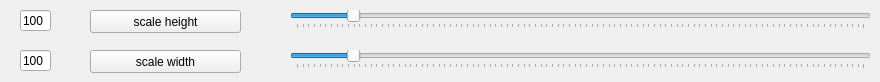
     <widget class="QWidget" name="tab_26">
      <attribute name="title">
       <string>scale</string>
      </attribute>
      <widget class="QPushButton" name="variousHeightButton">
       <property name="geometry">
        <rect>
         <x>90</x>
         <y>10</y>
         <width>151</width>
         <height>23</height>
        </rect>
       </property>
       <property name="text">
        <string>scale height</string>
       </property>
      </widget>
      <widget class="QLineEdit" name="variousHeightBox">
       <property name="geometry">
        <rect>
         <x>20</x>
         <y>10</y>
         <width>31</width>
         <height>21</height>
        </rect>
       </property>
       <property name="text">
        <string>100</string>
       </property>
      </widget>
      <widget class="QSlider" name="hSlider_variousHeight">
       <property name="geometry">
        <rect>
         <x>290</x>
         <y>10</y>
         <width>581</width>
         <height>19</height>
        </rect>
       </property>
       <property name="focusPolicy">
        <enum>Qt::TabFocus</enum>
       </property>
       <property name="accessibleDescription">
        <string/>
       </property>
       <property name="minimum">
        <number>1</number>
       </property>
       <property name="maximum">
        <number>1000</number>
       </property>
       <property name="pageStep">
        <number>10</number>
       </property>
       <property name="value">
        <number>100</number>
       </property>
       <property name="sliderPosition">
        <number>100</number>
       </property>
       <property name="orientation">
        <enum>Qt::Horizontal</enum>
       </property>
       <property name="tickPosition">
        <enum>QSlider::TicksBelow</enum>
       </property>
       <property name="tickInterval">
        <number>10</number>
       </property>
      </widget>
      <widget class="QLineEdit" name="variousWidthBox">
       <property name="geometry">
        <rect>
         <x>20</x>
         <y>50</y>
         <width>31</width>
         <height>21</height>
        </rect>
       </property>
       <property name="text">
        <string>100</string>
       </property>
      </widget>
      <widget class="QPushButton" name="variousWidthButton">
       <property name="geometry">
        <rect>
         <x>90</x>
         <y>50</y>
         <width>151</width>
         <height>23</height>
        </rect>
       </property>
       <property name="text">
        <string>scale width</string>
       </property>
      </widget>
      <widget class="QSlider" name="hSlider_variousWidth">
       <property name="geometry">
        <rect>
         <x>290</x>
         <y>50</y>
         <width>581</width>
         <height>19</height>
        </rect>
       </property>
       <property name="focusPolicy">
        <enum>Qt::TabFocus</enum>
       </property>
       <property name="accessibleDescription">
        <string/>
       </property>
       <property name="minimum">
        <number>1</number>
       </property>
       <property name="maximum">
        <number>1000</number>
       </property>
       <property name="pageStep">
        <number>10</number>
       </property>
       <property name="value">
        <number>100</number>
       </property>
       <property name="sliderPosition">
        <number>100</number>
       </property>
       <property name="orientation">
        <enum>Qt::Horizontal</enum>
       </property>
       <property name="tickPosition">
        <enum>QSlider::TicksBelow</enum>
       </property>
       <property name="tickInterval">
        <number>10</number>
       </property>
      </widget>
     </widget>
